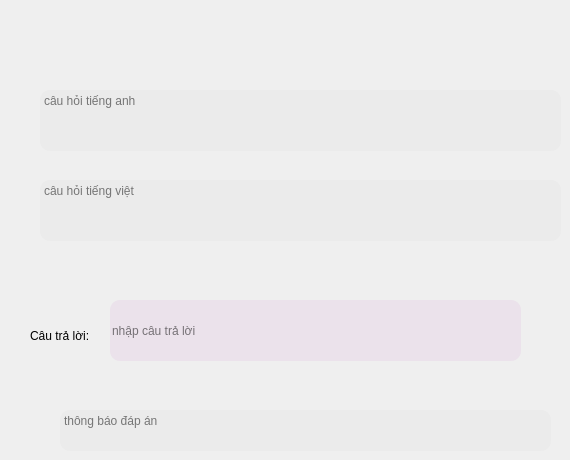
        <widget class="QWidget" name="page_18">
         <widget class="QTextEdit" name="text_en_kt_5">
          <property name="geometry">
           <rect>
            <x>40</x>
            <y>90</y>
            <width>521</width>
            <height>61</height>
           </rect>
          </property>
          <property name="mouseTracking">
           <bool>true</bool>
          </property>
          <property name="styleSheet">
           <string notr="true">border-radius: 10px;
color: black;
background: rgba(231, 231, 231, 0.5);
</string>
          </property>
          <property name="placeholderText">
           <string>câu hỏi tiếng anh</string>
          </property>
         </widget>
         <widget class="QTextEdit" name="text_vi_kt_5">
          <property name="geometry">
           <rect>
            <x>40</x>
            <y>180</y>
            <width>521</width>
            <height>61</height>
           </rect>
          </property>
          <property name="mouseTracking">
           <bool>true</bool>
          </property>
          <property name="styleSheet">
           <string notr="true">border-radius: 10px;
color: black;
background: rgba(231, 231, 231, 0.5);
</string>
          </property>
          <property name="placeholderText">
           <string>câu hỏi tiếng việt</string>
          </property>
         </widget>
         <widget class="QLineEdit" name="tl_kt_5">
          <property name="geometry">
           <rect>
            <x>110</x>
            <y>300</y>
            <width>411</width>
            <height>61</height>
           </rect>
          </property>
          <property name="styleSheet">
           <string notr="true">border-radius: 10px;
color: black;
background: rgba(231, 212, 231, 0.5);
</string>
          </property>
          <property name="text">
           <string/>
          </property>
          <property name="placeholderText">
           <string>nhập câu trả lời</string>
          </property>
         </widget>
         <widget class="QLabel" name="label_15">
          <property name="geometry">
           <rect>
            <x>30</x>
            <y>300</y>
            <width>61</width>
            <height>71</height>
           </rect>
          </property>
          <property name="text">
           <string>Câu trả lời:</string>
          </property>
         </widget>
         <widget class="QTextEdit" name="tbao_kt_5">
          <property name="geometry">
           <rect>
            <x>60</x>
            <y>410</y>
            <width>491</width>
            <height>41</height>
           </rect>
          </property>
          <property name="mouseTracking">
           <bool>true</bool>
          </property>
          <property name="styleSheet">
           <string notr="true">border-radius: 10px;
color: black;
background: rgba(231, 231, 231, 0.5);
</string>
          </property>
          <property name="placeholderText">
           <string>thông báo đáp án</string>
          </property>
         </widget>
        </widget>
